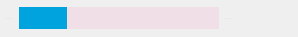
       <widget class="QWidget" name="wStatusBar" native="true">
        <property name="minimumSize">
         <size>
          <width>0</width>
          <height>37</height>
         </size>
        </property>
        <property name="maximumSize">
         <size>
          <width>16777215</width>
          <height>37</height>
         </size>
        </property>
        <property name="styleSheet">
         <string notr="true">#wStatusBar {
	background-color: #32b4f0;
}
QLabel {
	color: #c8e1e1;
}</string>
        </property>
        <layout class="QHBoxLayout" name="horizontalLayout_6" stretch="0,1,0,1,0,0,0,0,0">
         <property name="leftMargin">
          <number>0</number>
         </property>
         <property name="topMargin">
          <number>0</number>
         </property>
         <property name="rightMargin">
          <number>0</number>
         </property>
         <property name="bottomMargin">
          <number>0</number>
         </property>
         <item>
          <spacer name="horizontalSpacer_8">
           <property name="orientation">
            <enum>Qt::Horizontal</enum>
           </property>
           <property name="sizeType">
            <enum>QSizePolicy::Fixed</enum>
           </property>
           <property name="sizeHint" stdset="0">
            <size>
             <width>5</width>
             <height>20</height>
            </size>
           </property>
          </spacer>
         </item>
         <item>
          <widget class="QLabel" name="label_12">
           <property name="font">
            <font>
             <family>Finger Paint</family>
             <pointsize>-1</pointsize>
            </font>
           </property>
           <property name="text">
            <string>Synchronization</string>
           </property>
           <property name="alignment">
            <set>Qt::AlignRight|Qt::AlignTrailing|Qt::AlignVCenter</set>
           </property>
          </widget>
         </item>
         <item>
          <widget class="QProgressBar" name="progressBar">
           <property name="minimumSize">
            <size>
             <width>200</width>
             <height>0</height>
            </size>
           </property>
           <property name="styleSheet">
            <string notr="true">QProgressBar {
    border: 0px solid grey;
	background-color: #f0dfe7;
}

QProgressBar::chunk {
    background-color: #00a3de;
    /*width: 20px;*/
}</string>
           </property>
           <property name="value">
            <number>24</number>
           </property>
           <property name="textVisible">
            <bool>false</bool>
           </property>
           <property name="format">
            <string/>
           </property>
          </widget>
         </item>
         <item>
          <widget class="QLabel" name="label_13">
           <property name="font">
            <font>
             <family>Finger Paint</family>
             <pointsize>-1</pointsize>
            </font>
           </property>
           <property name="text">
            <string>10549874 blocks</string>
           </property>
          </widget>
         </item>
         <item>
          <spacer name="horizontalSpacer_6">
           <property name="orientation">
            <enum>Qt::Horizontal</enum>
           </property>
           <property name="sizeHint" stdset="0">
            <size>
             <width>20</width>
             <height>20</height>
            </size>
           </property>
          </spacer>
         </item>
         <item>
          <widget class="QLabel" name="label_kimotogravitywell">
           <property name="text">
            <string notr="true"/>
           </property>
           <property name="pixmap">
            <pixmap resource="../res.qrc">:/res/kimotogravitywell_icon_off.png</pixmap>
           </property>
          </widget>
         </item>
         <item>
          <widget class="QLabel" name="label_14">
           <property name="text">
            <string notr="true"/>
           </property>
           <property name="pixmap">
            <pixmap resource="../res.qrc">:/res/connection_1.png</pixmap>
           </property>
          </widget>
         </item>
         <item>
          <widget class="QLabel" name="label_15">
           <property name="text">
            <string/>
           </property>
           <property name="pixmap">
            <pixmap resource="../res.qrc">:/res/sync_1.png</pixmap>
           </property>
          </widget>
         </item>
         <item>
          <spacer name="horizontalSpacer_7">
           <property name="orientation">
            <enum>Qt::Horizontal</enum>
           </property>
           <property name="sizeType">
            <enum>QSizePolicy::Fixed</enum>
           </property>
           <property name="sizeHint" stdset="0">
            <size>
             <width>5</width>
             <height>20</height>
            </size>
           </property>
          </spacer>
         </item>
        </layout>
       </widget>
